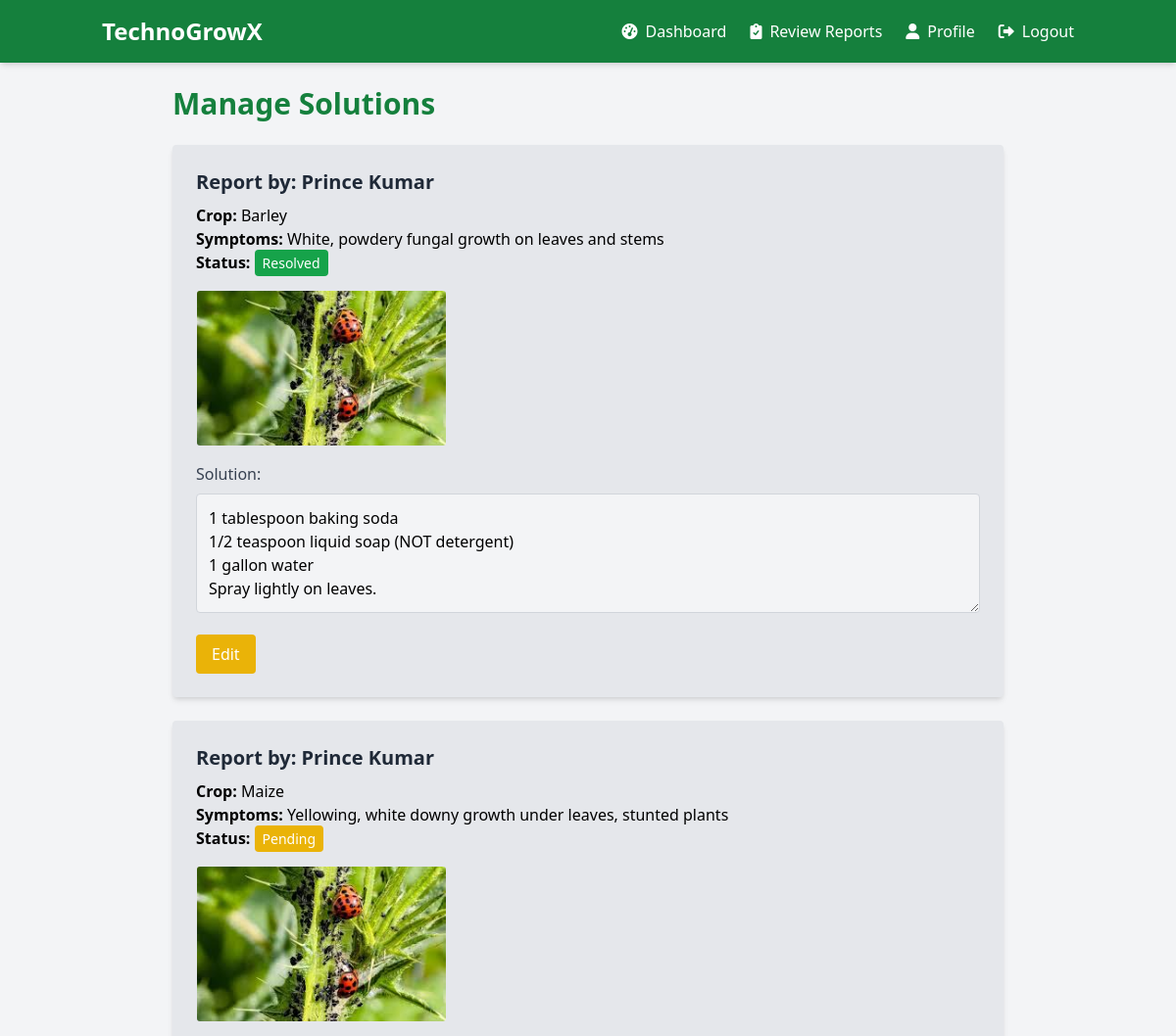
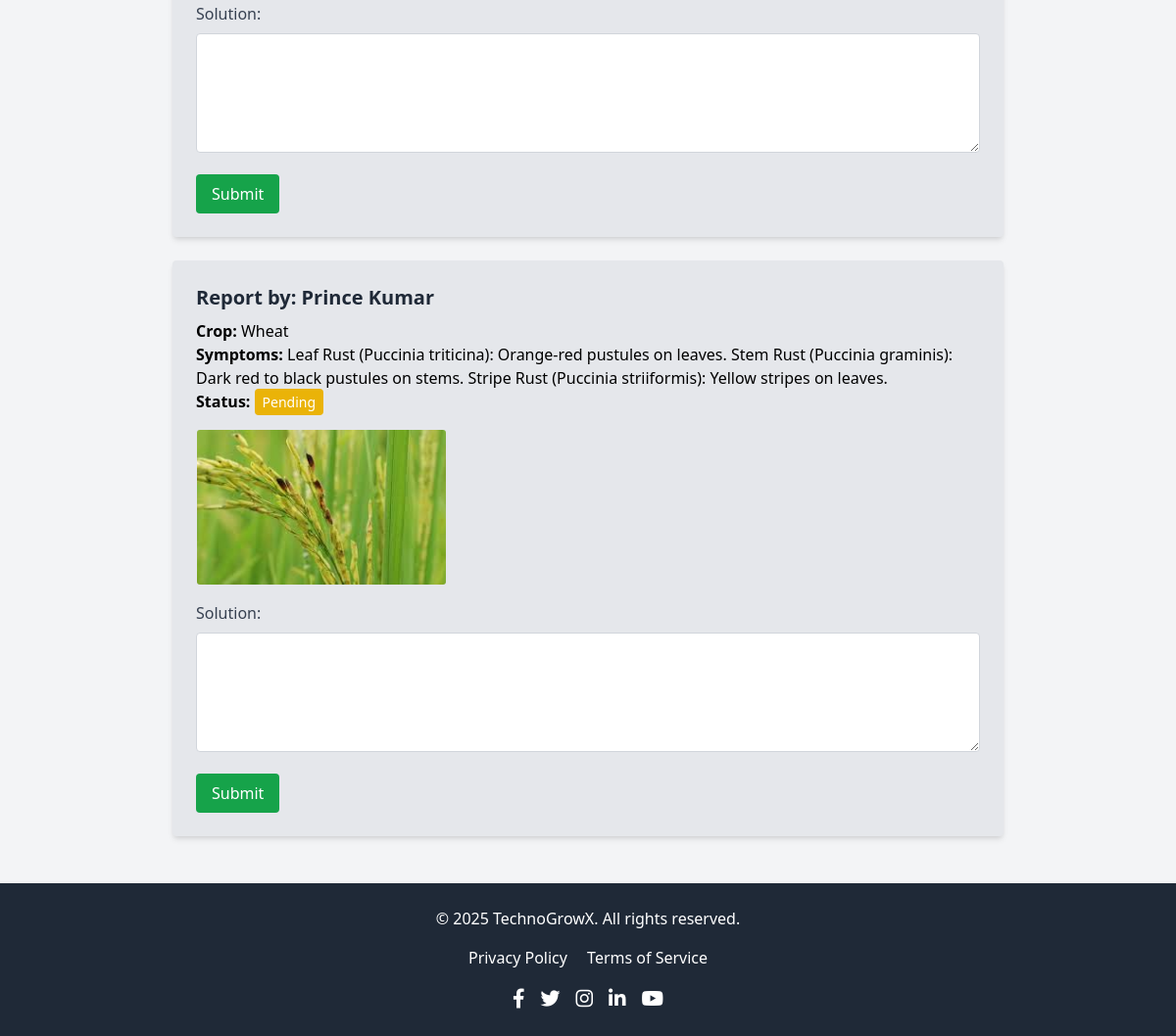
/manage_solution.php (signed in), run on the app's committed database (2 pictures, top to bottom).
### tables this page shows
CREATE TABLE `disease_reports` (
  `id` int(11) NOT NULL,
  `user_id` int(11) NOT NULL,
  `crop_type` varchar(100) NOT NULL,
  `symptoms` text NOT NULL,
  `image_path` varchar(255) DEFAULT NULL,
  `report_status` enum('pending','reviewed','resolved') DEFAULT 'pending',
  `created_at` timestamp NOT NULL DEFAULT current_timestamp(),
  `solution` text DEFAULT NULL,
  `expert_id` int(11) DEFAULT NULL
);

CREATE TABLE `users` (
  `id` int(11) NOT NULL,
  `name` varchar(100) NOT NULL,
  `email` varchar(100) NOT NULL,
  `phone` varchar(15) DEFAULT NULL,
  `address` varchar(255) DEFAULT NULL,
  `password` varchar(255) NOT NULL,
  `user_type` enum('farmer','expert','admin') NOT NULL,
  `created_at` timestamp NOT NULL DEFAULT current_timestamp(),
  `is_active` tinyint(1) DEFAULT 1
);

### manage_solution.php (the view, shortened to what this page needs)
<?php
include 'config.php';
$user_id=$_SESSION['user_id'];
$sql = "SELECT dr.id, dr.crop_type, dr.symptoms, dr.image_path, dr.solution, dr.report_status, u.name
        FROM disease_reports dr
        JOIN users u ON dr.user_id = u.id
         WHERE dr.expert_id = $user_id
        ORDER BY dr.created_at DESC";
$result = mysqli_query($conn, $sql);
?>
<!DOCTYPE html>
<html lang="en">
<head>
  <script src="https://cdn.tailwindcss.com"></script>
  <link rel="stylesheet" href="https://cdnjs.cloudflare.com/ajax/libs/font-awesome/6.0.0/css/all.min.css">
</head>
<body class="bg-gray-100">
  <header class="bg-green-700 text-white shadow-md relative z-50">
    <div class="container mx-auto px-4 py-4 flex justify-between items-center">
      <h1 class="text-2xl font-bold">TechnoGrowX</h1>
      <nav class="hidden md:flex items-center space-x-6">
        <a href="expertDashboard.php" class="hover:text-green-200 flex items-center">
          <i class="fas fa-tachometer-alt mr-2"></i> Dashboard
        </a>
        <a href="review_report.php" class="hover:text-green-200 flex items-center">
          <i class="fas fa-clipboard-check mr-2"></i> Review Reports
        </a>
        <a href="profile_expert.php" class="hover:text-green-200 flex items-center">
          <i class="fas fa-user mr-2"></i> Profile
        </a>
        <a href="logout.php" class="hover:text-green-200 flex items-center">
          <i class="fas fa-sign-out-alt mr-2"></i> Logout
        </a>
      </nav>
    </div>
  </header>
  <div class="max-w-4xl mx-auto p-6">
    <h1 class="text-3xl font-bold text-green-700 mb-6">Manage Solutions</h1>
    <?php while($row = mysqli_fetch_assoc($result)):
      $isSubmitted = !empty($row['solution']);
      $status=$row['report_status'];
    ?>
      <form method="POST" action="" class=" p-6 rounded bg-gray-200 shadow-md mb-6" id="solutionForm_<?php echo $row['id']; ?>">
        <h2 class="text-xl font-semibold text-gray-800 mb-2">Report by: <?php echo htmlspecialchars($row['name']); ?></h2>
        <p><strong>Crop:</strong> <?php echo htmlspecialchars($row['crop_type']); ?></p>
        <p><strong>Symptoms:</strong> <?php echo htmlspecialchars($row['symptoms']); ?></p>
        <p><strong>Status:</strong>
          <span class="px-2 py-1 rounded text-white text-sm
            <?php echo $isSubmitted ? 'bg-green-600' : 'bg-yellow-500'; ?>">
            <?php
            echo $status === 'resolved' ? 'Resolved' :
             ($status === 'reviewed' ? 'Reviewed' : 'Pending');
              ?>
          </span>
        </p>
        <?php if (!empty($row['image_path'])): ?>
          <div class="my-4">
            <img src="<?php echo $row['image_path']; ?>" alt="Reported Issue" class="w-64 h-40 object-cover rounded border">
          </div>
        <?php endif; ?>
        <label class="block mt-4 mb-2 font-medium text-gray-700">Solution:</label>
        <textarea name="solution" id="solutionTextarea_<?php echo $row['id']; ?>" rows="4"
          class="w-full p-3 border border-gray-300 rounded disabled:bg-gray-100"
          <?php echo $isSubmitted ? 'disabled' : ''; ?>><?php echo htmlspecialchars($row['solution']); ?></textarea>
        <div class="mt-4 flex gap-4">
          <button type="submit" name="submit_solution"
            id="submitBtn_<?php echo $row['id']; ?>"
            class="bg-green-600 hover:bg-green-700 text-white px-4 py-2 rounded <?php echo $isSubmitted ? 'hidden' : ''; ?>">
            Submit
          </button>
          <button type="button" onclick="enableEdit('<?php echo $row['id']; ?>')"
            id="editBtn_<?php echo $row['id']; ?>"
            class="bg-yellow-500 hover:bg-yellow-600 text-white px-4 py-2 rounded <?php echo !$isSubmitted ? 'hidden' : ''; ?>">
            Edit
          </button>
        </div>
      </form>
    <?php endwhile; ?>
  </div>
  <footer class="bg-gray-800 text-white py-6 mt-auto w-full">
    <div class="container mx-auto text-center">
      <p>&copy; 2025 TechnoGrowX. All rights reserved.</p>
      <div class="mt-4">
        <a href="#" class="mx-2 hover:underline">Privacy Policy</a>
        <a href="#" class="mx-2 hover:underline">Terms of Service</a>
      </div>
      <div class="flex justify-center mt-4 space-x-4">
        <a href="https://facebook.com" target="_blank" class="text-white hover:text-blue-500">
          <i class="fab fa-facebook-f text-xl"></i>
        </a>
        <a href="https://twitter.com" target="_blank" class="text-white hover:text-blue-400">
          <i class="fab fa-twitter text-xl"></i>
        </a>
        <a href="https://instagram.com" target="_blank" class="text-white hover:text-pink-500">
          <i class="fab fa-instagram text-xl"></i>
        </a>
        <a href="https://linkedin.com" target="_blank" class="text-white hover:text-blue-600">
          <i class="fab fa-linkedin-in text-xl"></i>
        </a>
        <a href="https://youtube.com" target="_blank" class="text-white hover:text-red-500">
          <i class="fab fa-youtube text-xl"></i>
        </a>
      </div>
    </div>
  </footer>
</body>
</html>

### data on the page
disease_reports: user.name "Prince Kumar", crop_type "Barley", symptoms "White, powdery fungal growth on leaves and stems", report_status "Resolved", image_path (picture), solution "1 tablespoon baking soda 1/2 teaspoon liquid soap (NOT detergent) 1 gallon water Spray lightly on leaves."
disease_reports: user.name "Prince Kumar", crop_type "Maize", symptoms "Yellowing, white downy growth under leaves, stunted plants", report_status "Pending", image_path (picture)
disease_reports: user.name "Prince Kumar", crop_type "Wheat", symptoms "Leaf Rust (Puccinia triticina): Orange-red pustules on leaves. Stem Rust (Puccinia graminis): Dark red to black pustules on stems. Stripe Rust (Puccinia striiformis): Yellow stripes on leaves.", report_status "Pending", image_path (picture)
